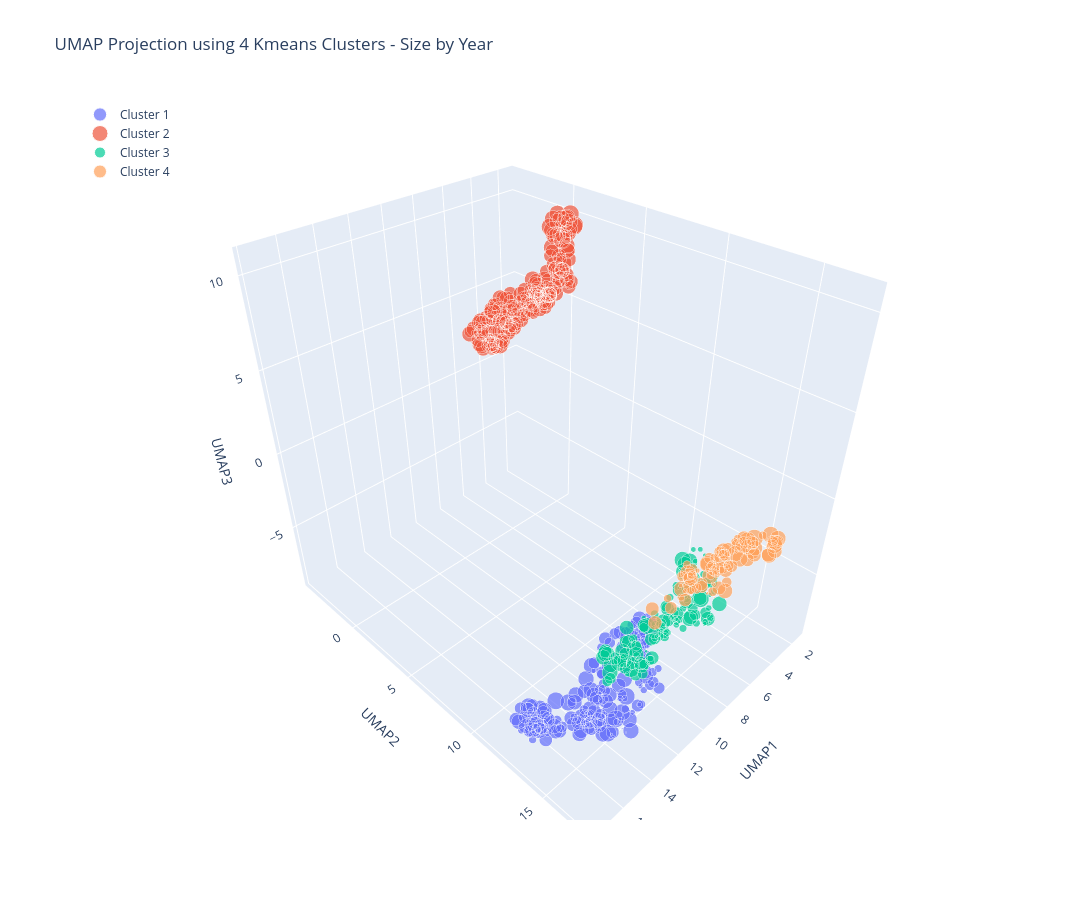

Notebook code cell kept with this figure:
### Code cell
module.plot_umap_clusters(data_scaled=data_scaled, data_original=data, output_dir=output_dir, n_neighbors=80, min_dist=1, type=method)
